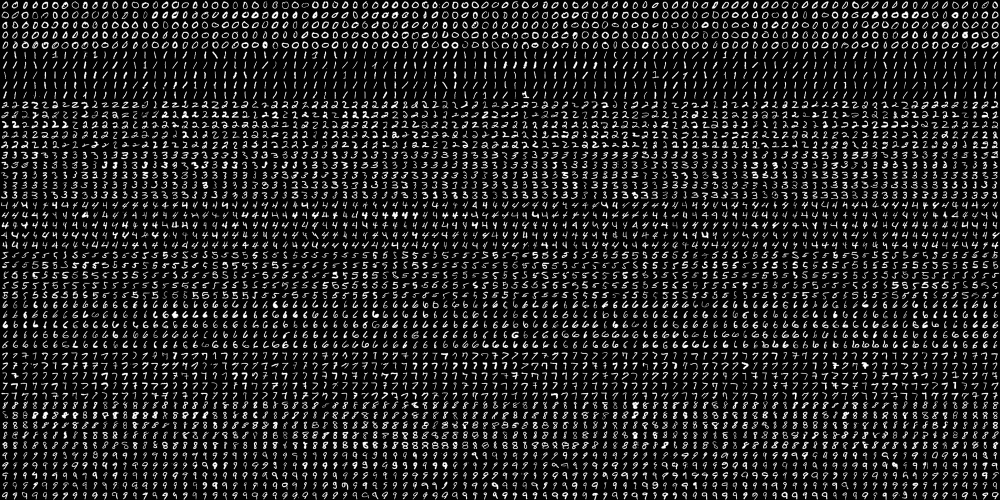
#> input picture datasets/digits.png, 2000 x 1000 px, given in place of the camera (shown at 1/2 size)
$ jupyter execute 3-image-filters.ipynb
#> lines starting #> are read from the running program, lines starting #| are printed output that depends on the picture; after the words box and inside, x2 and y2 are one past the last pixel; in counts of white or black regions, pixels touching at a corner belong together
#> further down, frame is the input picture: shape (1000, 2000, 3); min 0, max 255, mean 33.8
[cell 1]
import cv2
import numpy as np

def apply_invert(frame):
    return cv2.bitwise_not(frame)
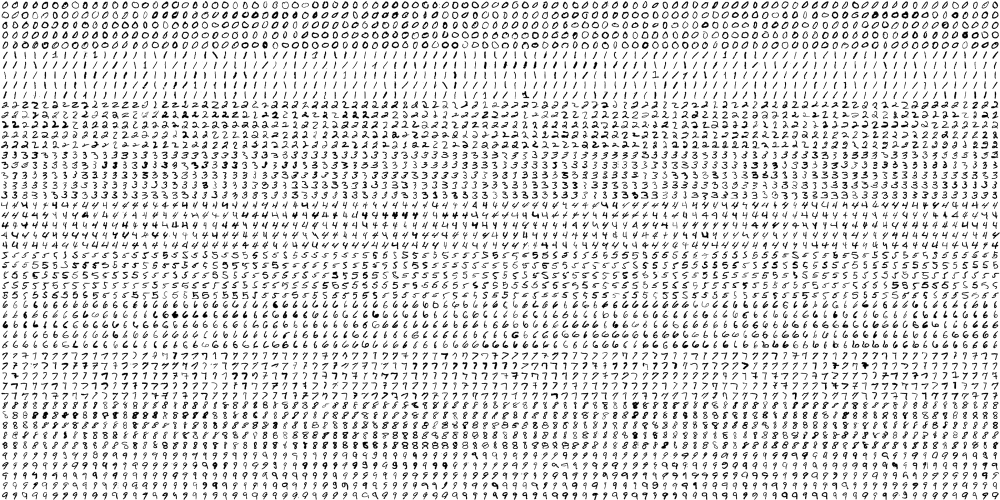
#> returned value: shape (1000, 2000, 3) (shown at 1/2 size); min 0, max 255, mean 221.2

def apply_sepia(frame, intensity=0.5):
#> called with intensity = 0.5
    blue, green, red = 20, 66, 112
    frame = cv2.cvtColor(frame, cv2.COLOR_BGR2BGRA)
#> frame: shape (1000, 2000, 4)
    frame_height, frame_width, frame_channel = frame.shape
#> frame_height = 1000; frame_width = 2000; frame_channel = 4
    sepia_bgra = (blue, green, red, 1)

    overlay = np.full((frame_height, frame_width, 4), sepia_bgra, dtype='uint8')

    frame = cv2.addWeighted(overlay, intensity, frame, 1.0, 0)
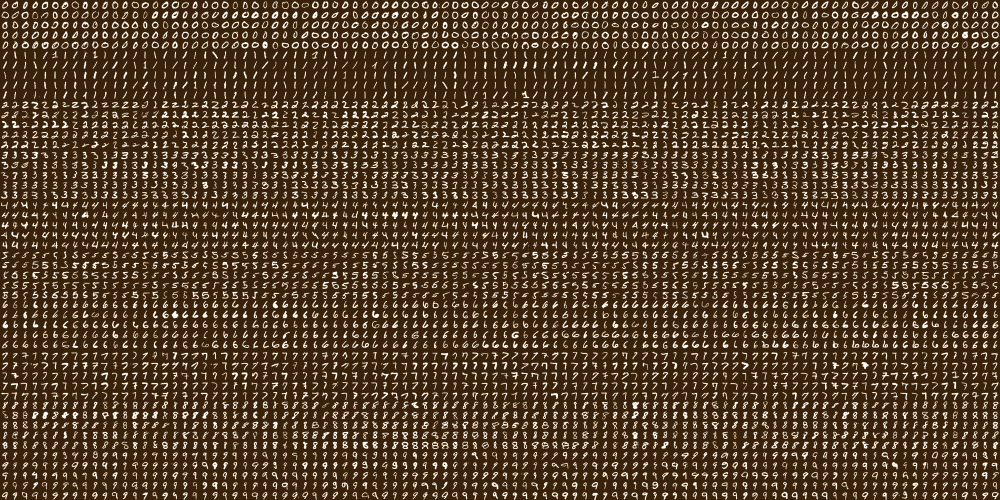
#> frame: shape (1000, 2000, 4) (shown at 1/2 size); mean B, G, R, A 43.4, 65.2, 86.4, 255
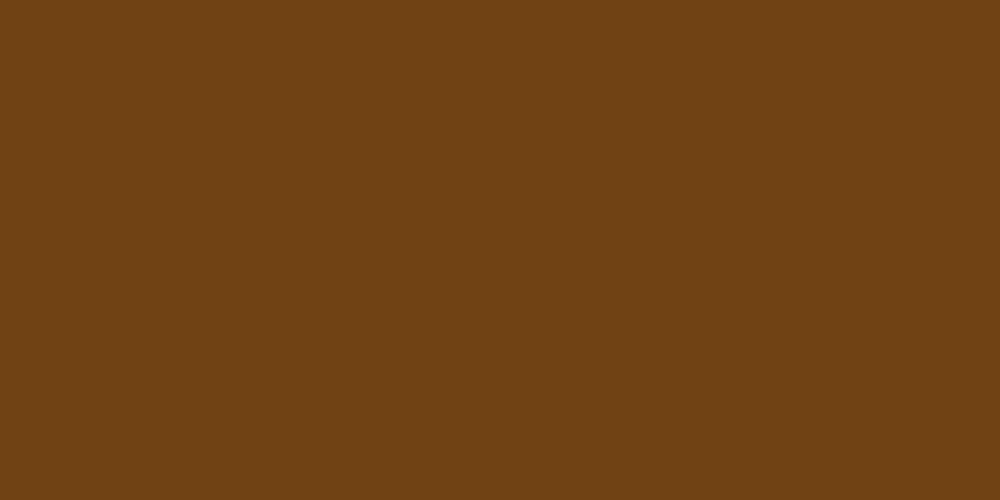
#> overlay: shape (1000, 2000, 4) (shown at 1/2 size); mean B, G, R, A 20, 66, 112, 1
    frame = cv2.cvtColor(frame, cv2.COLOR_BGRA2BGR)
#> frame: shape (1000, 2000, 3)
    return frame

def apply_pinky(frame, intensity=0.5):
#> called with intensity = 0.5
    blue, green, red = 237, 101, 255
    frame = cv2.cvtColor(frame, cv2.COLOR_BGR2BGRA)
    frame_height, frame_width, frame_channel = frame.shape
#> frame_height = 1000; frame_width = 2000; frame_channel = 4
    sepia_bgra = (blue, green, red, 1)

    overlay = np.full((frame_height, frame_width, 4), sepia_bgra, dtype='uint8')

    frame = cv2.addWeighted(overlay, intensity, frame, 1.0, 0)
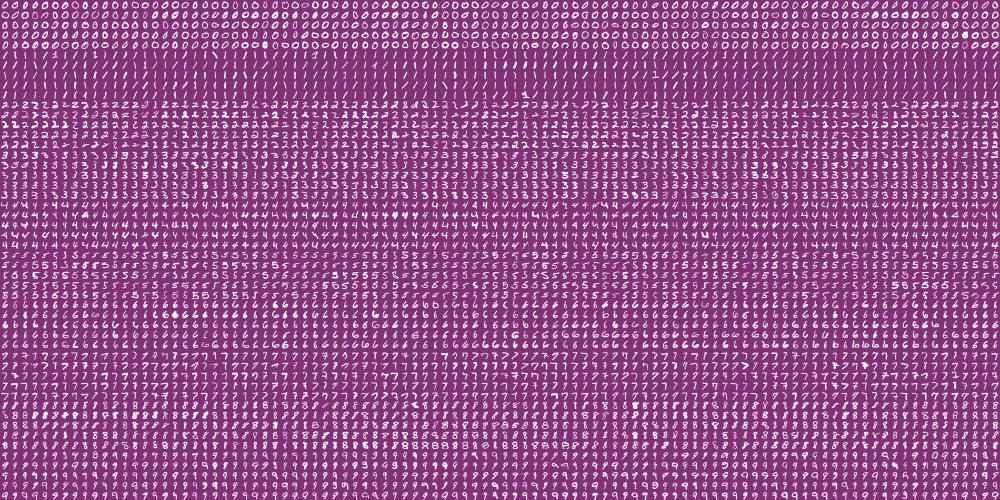
#> frame: shape (1000, 2000, 4) (shown at 1/2 size); mean B, G, R, A 141.8, 81, 150.4, 255
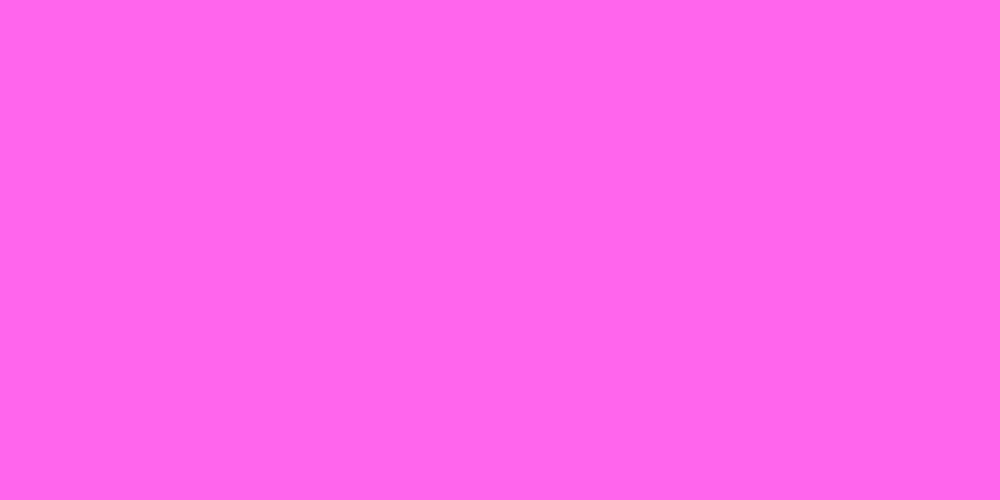
#> overlay: shape (1000, 2000, 4) (shown at 1/2 size); mean B, G, R, A 237, 101, 255, 1
    frame = cv2.cvtColor(frame, cv2.COLOR_BGRA2BGR)
#> frame: shape (1000, 2000, 3)

    return frame

def apply_alpha_convert(frame):
    try:
        frame.shape[3]
    except IndexError:
        frame = cv2.cvtColor(frame, cv2.COLOR_BGR2BGRA)
    return frame

def apply_portrait_mode(frame):
    frame = apply_alpha_convert(frame)
    gray = cv2.cvtColor(frame, cv2.COLOR_BGR2GRAY)
    _, mask = cv2.threshold(gray, 120, 255, cv2.THRESH_BINARY)
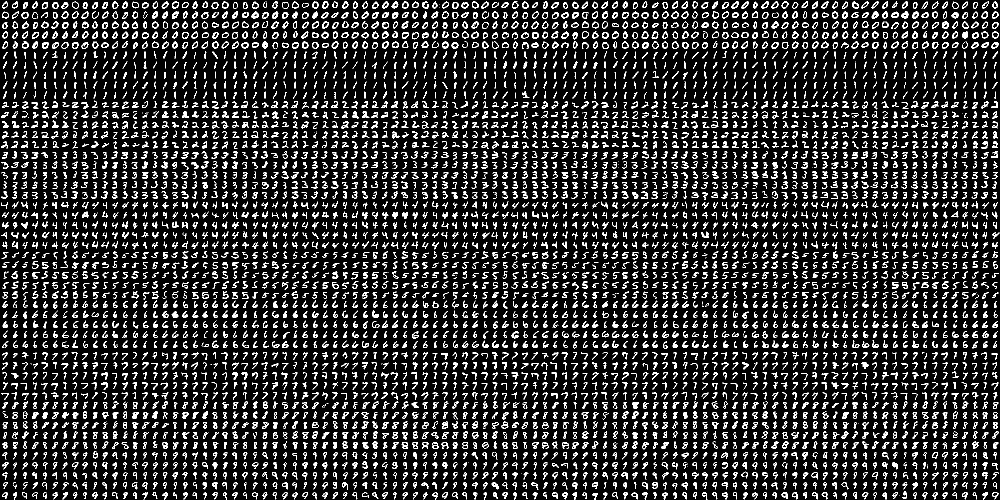
#> mask: shape (1000, 2000) (shown at 1/2 size); 13.6% white in thin lines or dots

    mask = cv2.cvtColor(mask, cv2.COLOR_GRAY2BGRA)
#> mask: shape (1000, 2000, 4)
    blurred = cv2.GaussianBlur(frame, (21,21), 0)
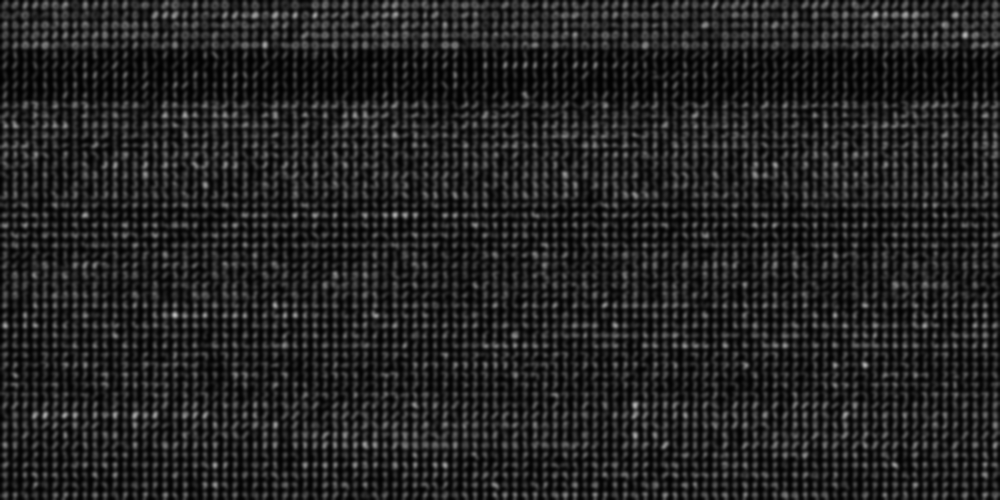
#> blurred: shape (1000, 2000, 4) (shown at 1/2 size); mean B, G, R, A 33.8, 33.8, 33.8, 255

    blended = apply_blend(frame, blurred, mask)
    frame = cv2.cvtColor(blended, cv2.COLOR_BGRA2BGR)
    return frame

def apply_blend(frame_1, frame_2, mask):
    alpha = mask / 255.0
    blended = cv2.convertScaleAbs(frame_1 * (1 - alpha) + (frame_2 * alpha))
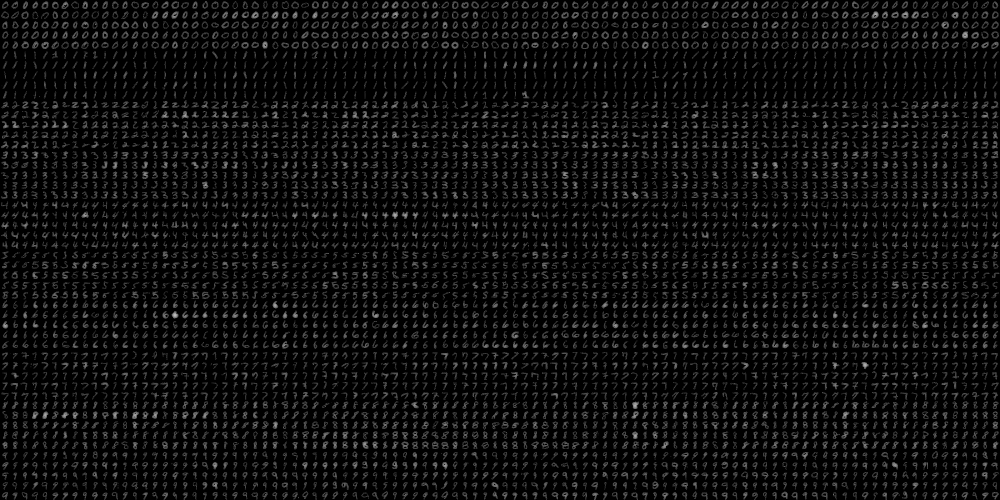
#> blended: shape (1000, 2000, 4) (shown at 1/2 size); mean B, G, R, A 14.4, 14.4, 14.4, 255
    return blended

cap = cv2.VideoCapture(0)

while True:
    _, frame = cap.read()

    invert = apply_invert(frame)
    sepia = apply_sepia(frame)
    pinkys = apply_pinky(frame)
    blurred = apply_portrait_mode(frame)

    cv2.imshow('frame', frame)
    cv2.imshow('invert', invert)
    cv2.imshow('sepia', sepia)
    cv2.imshow('pinkys', pinkys)
    cv2.imshow('blurred', blurred)
    k = cv2.waitKey(1)
#> (key q is pressed here)

    if k == ord('q') or k == 27:
        cap.release()
        cv2.destroyAllWindows()
        break

$ run again, on datasets/fashion.png
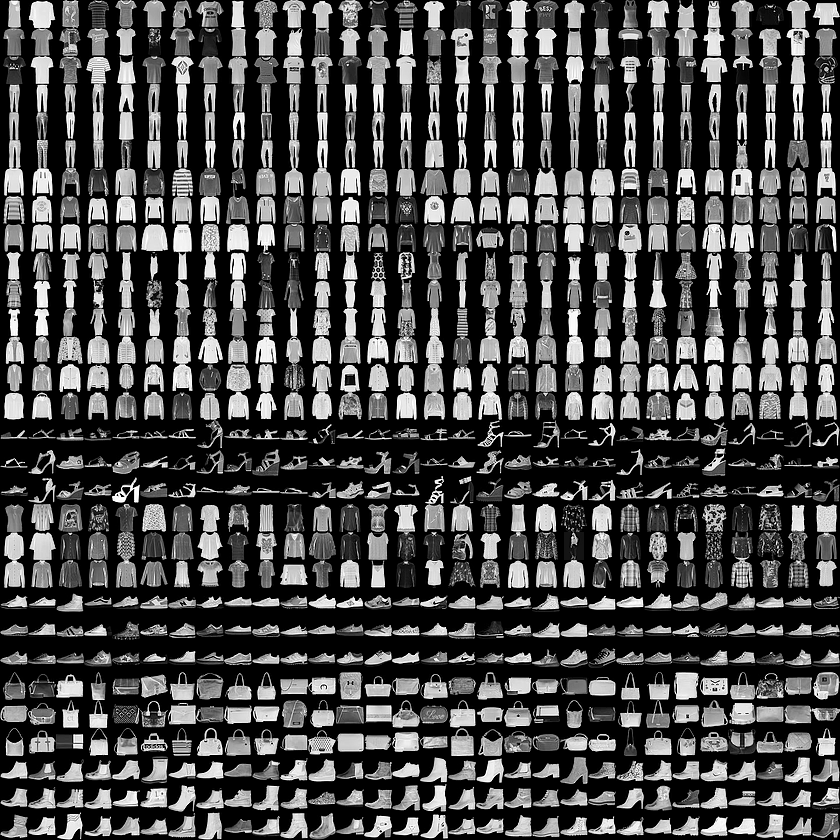
#> input picture datasets/fashion.png, 840 x 840 px, given in place of the camera
#> frame is the input picture: shape (840, 840, 3); min 0, max 255, mean 72
#> in apply_portrait_mode, `_, mask = cv2.threshold(gray, 120, 255, cv2.THRESH_BINARY)`:
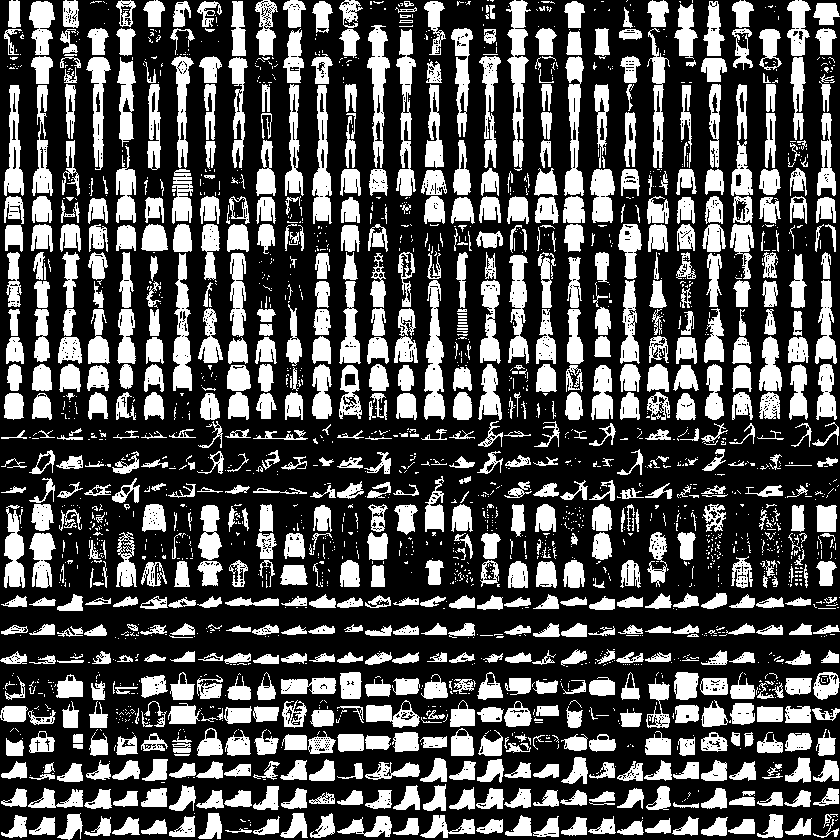
#> mask: shape (840, 840); 32% white; 2274 white regions (1491 under 20 px), largest, box (x1, y1, x2, y2) and area: (506, 0, 531, 171) 1867, (424, 280, 445, 420) 1777, (396, 29, 416, 196) 1657
#> in apply_blend, `blended = cv2.convertScaleAbs(frame_1 * (1 - alpha) + (frame_2 * alpha))`:
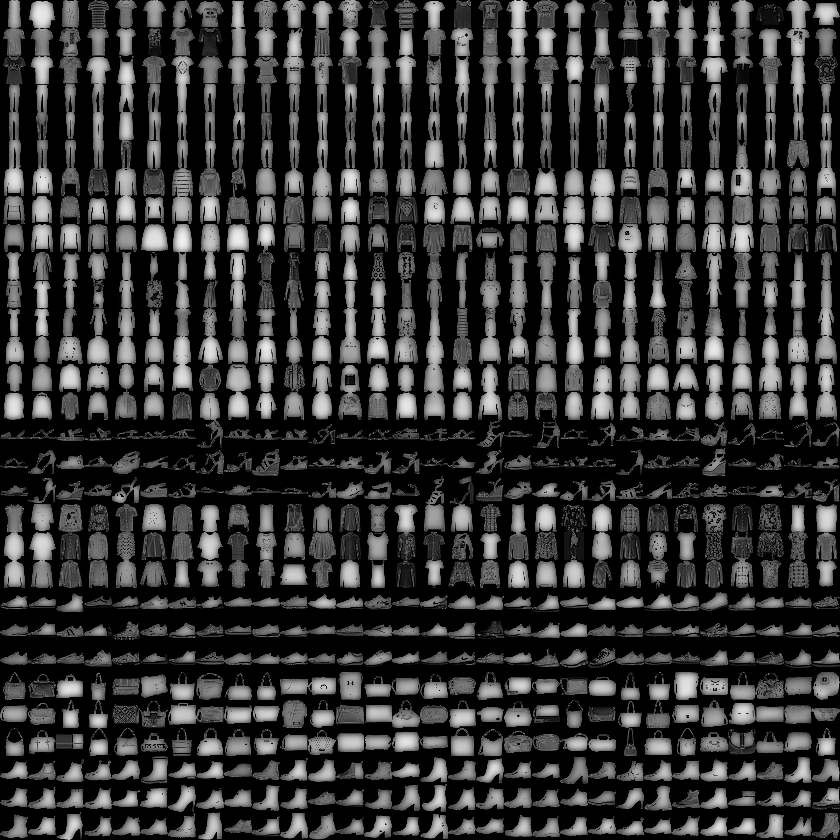
#> blended: shape (840, 840, 4); mean B, G, R, A 52.9, 52.9, 52.9, 255
